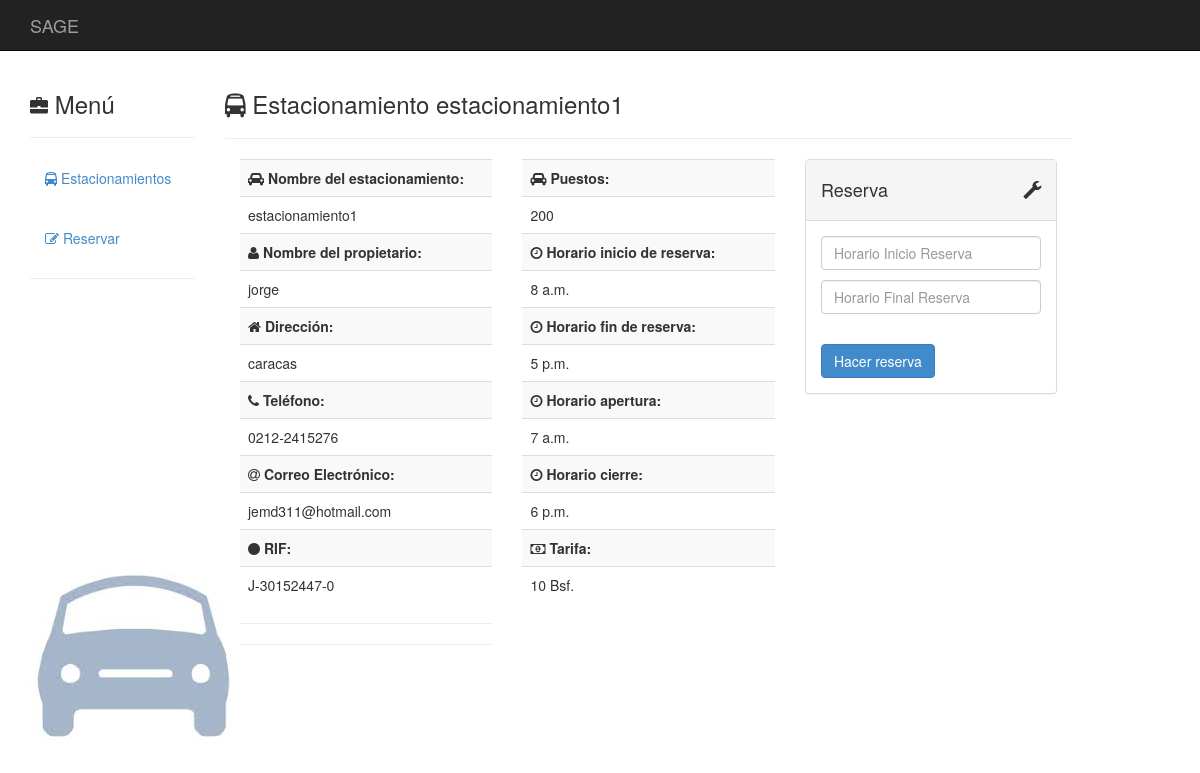
Page /estacionamientos/1/reserva on the committed database.
### estacionamientos/models.py (models this page shows)
class Estacionamiento(models.Model):
	Propietario = models.CharField(max_length = 50, help_text = "Nombre Propio")
	Nombre = models.CharField(max_length = 50)
	Direccion = models.TextField(max_length = 120)
	Telefono_1 = models.CharField(blank = True, null = True, max_length = 30)
	Telefono_2 = models.CharField(blank = True, null = True, max_length = 30)
	Telefono_3 = models.CharField(blank = True, null = True, max_length = 30)
	Email_1 = models.EmailField(blank = True, null = True)
	Email_2 = models.EmailField(blank = True, null = True)
	Rif = models.CharField(max_length = 12)
	Tarifa = models.CharField(max_length = 50, blank = True, null = True)
	Apertura = models.TimeField(blank = True, null = True)
	Cierre = models.TimeField(blank = True, null = True)
	Reservas_Inicio = models.TimeField(blank = True, null = True)
	Reservas_Cierre = models.TimeField(blank = True, null = True)
	NroPuesto = models.IntegerField(blank = True, null = True)

### estacionamientos/views.py (the view, shortened to what this page needs)
# urls.py: url(r'^(?P<_id>\d+)/reserva$', views.estacionamiento_reserva, name = 'estacionamiento_reserva'),
def estacionamiento_reserva(request, _id):
    _id = int(_id)
    try:
        estacion = Estacionamiento.objects.get(id = _id)
    except ObjectDoesNotExist:
        return render(request, '404.html')
    global listaReserva
    if len(listaReserva) < 1:
        Puestos = ReservasModel.objects.filter(Estacionamiento = estacion).values_list('Puesto', 'InicioReserva', 'FinalReserva')
        elem1 = (estacion.Apertura, estacion.Apertura)
        elem2 = (estacion.Cierre, estacion.Cierre)
        listaReserva = [[elem1, elem2] for _ in range(estacion.NroPuesto)]
        for obj in Puestos:
            puesto = busquedaBin(obj[1], obj[2], listaReserva[obj[0]])
            listaReserva[obj[0]] = insertarReserva(obj[1], obj[2], puesto[0], listaReserva[obj[0]])
    if request.method == 'GET':
        form = EstacionamientoReserva()
        return render(request, 'estacionamientoReserva.html', {'form': form, 'estacionamiento': estacion})
    else:
        form = EstacionamientoReserva()
    return render(request, 'estacionamientoReserva.html', {'form': form, 'estacionamiento': estacion})

### estacionamientos/forms.py
class EstacionamientoReserva(forms.Form):
    inicio = forms.TimeField(label = 'Horario Inicio Reserva')
    final = forms.TimeField(label = 'Horario Final Reserva')

### estacionamientos/controller.py (called while the page is built)
def binaria(valor, inicio, fin, lista):
	if inicio == fin:
		return inicio
	centro = (inicio + fin) // 2
	if lista[centro][0] > valor:
		return binaria(valor, inicio, centro, lista)
	if lista[centro][0] < valor:
		return binaria(valor, centro + 1, fin, lista)
	return centro

def busquedaBin(hin, hout, listaTuplas):
	if not isinstance(listaTuplas, list):
		return (0, False)
	if len(listaTuplas) == 0:
		return (0, True)
	if not isinstance(hin, datetime.time) or not isinstance(hout, datetime.time):
		return (0, False)
	index = binaria(hin, 0, len(listaTuplas), listaTuplas)
	if index == 0:
		index = index + 1
	if listaTuplas[index][0] >= hout and listaTuplas[index - 1][1] <= hin:
		return (index, True)
	else:
		return (index, False)

def insertarReserva(hin, hout, puesto, listaReserva):
	if not isinstance(listaReserva, list):
		return None
	if len(listaReserva) == 0:
		return listaReserva
	if not isinstance(hin, datetime.time) or not isinstance(hout, datetime.time):
		return listaReserva
	tupla = (hin, hout)
	listaReserva.insert(puesto, tupla)
	return listaReserva

### templates/estacionamientoReserva.html (shortened to what this page needs)
{% load staticfiles %}
<!DOCTYPE html>
<html lang="es"><head>
    <link href="{% static 'css/bootstrap.min.css'%}" rel="stylesheet">
    <link href="{% static 'css/base.css'%}" rel="stylesheet">
    <link href="{% static 'css/font-awesome.min.css'%}" rel="stylesheet">
   </head>
 <body>
<div id="top-nav" class="navbar navbar-inverse navbar-static-top">
  <div class="container">
    <div class="navbar-header">
          <div class="navbar-brand" href="#">
            SAGE
          </div>
    </div>
  </div>
</div>
<div class="container">
  <div class="row">
  <div class="col-sm-2">
                <h3>
            <i class="glyphicon glyphicon-briefcase">
            </i>
            Menú
          </h3>
      <hr>
         <ul class="nav nav-stacked">
            <li>
              <a href="..">
                <i class="fa fa-bus"></i>
                Estacionamientos
              </a>
            </li>
          </ul>
          <br>
          <ul class="nav nav-stacked">
            <li>
              <a href="./reserva">
                <i class="fa fa-pencil-square-o"></i>
                Reservar
              </a>
            </li>
          </ul>
      <hr>
    </div>
    <div class="col-sm-9">
       <h3><i class="fa fa-bus"></i> Estacionamiento {{estacionamiento.Nombre}}</h3>
       <hr>
    <div class="col-md-4">
      <table class="table table-striped">
        <tbody>
			<tr><td><b><i class="fa fa-car"></i> Nombre del estacionamiento:</b></td></tr>
      <tr><td>{{estacionamiento.Nombre}}</td></tr>
      <tr><td><b><i class="fa fa-user"></i> Nombre del propietario:</b></td></tr>
      <tr><td>{{estacionamiento.Propietario}}</td></tr>
      <tr><td><b><i class="fa fa-home"></i> Dirección:</b></td></tr>
      <tr><td>{{estacionamiento.Direccion}}</td></tr>
      {% if estacionamiento.Telefono_1 %}
        <tr><td><b><i class="fa fa-phone"></i> Teléfono:</b></td></tr>
        <tr><td>{{estacionamiento.Telefono_1}}</td></tr>
      {% endif %}
      {% if estacionamiento.Email_1 %}
        <tr><td><b><i class="fa fa-at"></i> Correo Electrónico:</b></td></tr>
        <tr><td>{{estacionamiento.Email_1}}</td></tr>
      {% endif %}
      <tr><td><b><i class="fa fa-circle"></i> RIF:</b></td></tr>
      <tr><td>{{estacionamiento.Rif}}</td></tr>
        </tbody>
      </table>
      <hr>
      <hr>
    </div>
    <div class="col-md-4">
       <table class="table table-striped">
        <tbody>
      {% if estacionamiento.NroPuesto %}
        <tr><td><b><i class="fa fa-car"></i> Puestos:</b></td></tr>
        <tr><td>{{estacionamiento.NroPuesto}}</td></tr>
      {% endif %}
      {% if estacionamiento.Reservas_Inicio %}
        <tr><td><b><i class="fa fa-clock-o"></i> Horario inicio de reserva:</b></td></tr>
        <tr><td>{{estacionamiento.Reservas_Inicio}}</td></tr>
      {% endif %}
      {% if estacionamiento.Reservas_Cierre %}
        <tr><td><b><i class="fa fa-clock-o"></i> Horario fin de reserva:</b></td></tr>
        <tr><td>{{estacionamiento.Reservas_Cierre}}</td></tr>
      {% endif %}
      {% if estacionamiento.Apertura %}
        <tr><td><b><i class="fa fa-clock-o"></i> Horario apertura:</b></td></tr>
        <tr><td>{{estacionamiento.Apertura}}</td></tr>
      {% endif %}
      {% if estacionamiento.Cierre %}
        <tr><td><b><i class="fa fa-clock-o"></i> Horario cierre:</b></td></tr>
        <tr><td>{{estacionamiento.Cierre}}</td></tr>
      {% endif %}
    {% if estacionamiento.Tarifa %}
        <tr><td><b><i class="fa fa-money"></i></i> Tarifa:</b></td></tr>
        <tr><td>{{estacionamiento.Tarifa}} Bsf.</td></tr>
      {% endif %}
        </tbody>
      </table>
    </div><div class="col-md-4">
          <div class="panel panel-default">
            <div class="panel-heading">
              <div class="panel-title">
                <i class="glyphicon glyphicon-wrench pull-right">
                </i>
                <h4>
                  Reserva
                </h4>
              </div>
            </div>
            <div class="panel-body">
              <form action="./reserva" method="post" class="form form-vertical">
              {% for field in form %}
                <div class="control-group">
                  <div class="controls">
                    <input type="text" class="form-control" name="{{field.name}}" placeholder="{{field.label}}" for="id_{{field.name}}"><p>
                  </div>
                </div>
              {% endfor %}
                <div class="control-group">
                  <div class="controls">
                    <button type="submit" class="btn btn-primary">
                      Hacer reserva
                    </button>
                  </div>
                </div>
              </form>
            </div>
          </div>
        </div>
  </div>
</div>
<br><br><br><br>
</body>
</html>

### static/css/base.css (style rules this page uses)
body { background-image: url("./images.jpg"); background-repeat:no-repeat; background-position: bottom left; background-attachment: fixed; }
.navbar-static-top { margin-bottom:20px; }
i { font-size:18px; }

### rows in the picture
Estacionamiento: Nombre "estacionamiento1", Propietario "jorge", Direccion "caracas", Telefono_1 "0212-2415276", Email_1 "jemd311@hotmail.com", Rif "J-30152447-0", NroPuesto "200", Reservas_Inicio "8 a.m.", Reservas_Cierre "5 p.m.", Apertura "7 a.m.", Cierre "6 p.m.", Tarifa "10"
